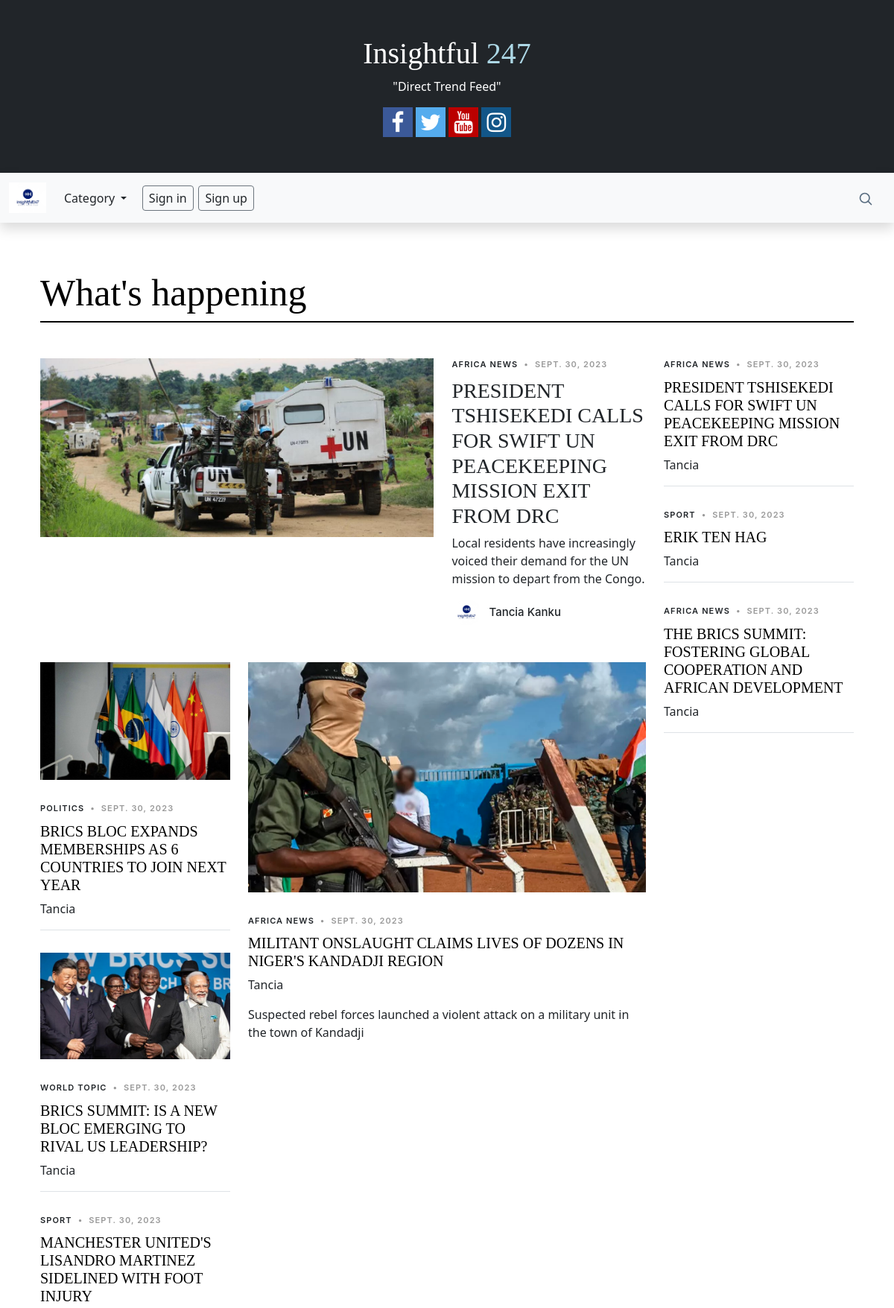
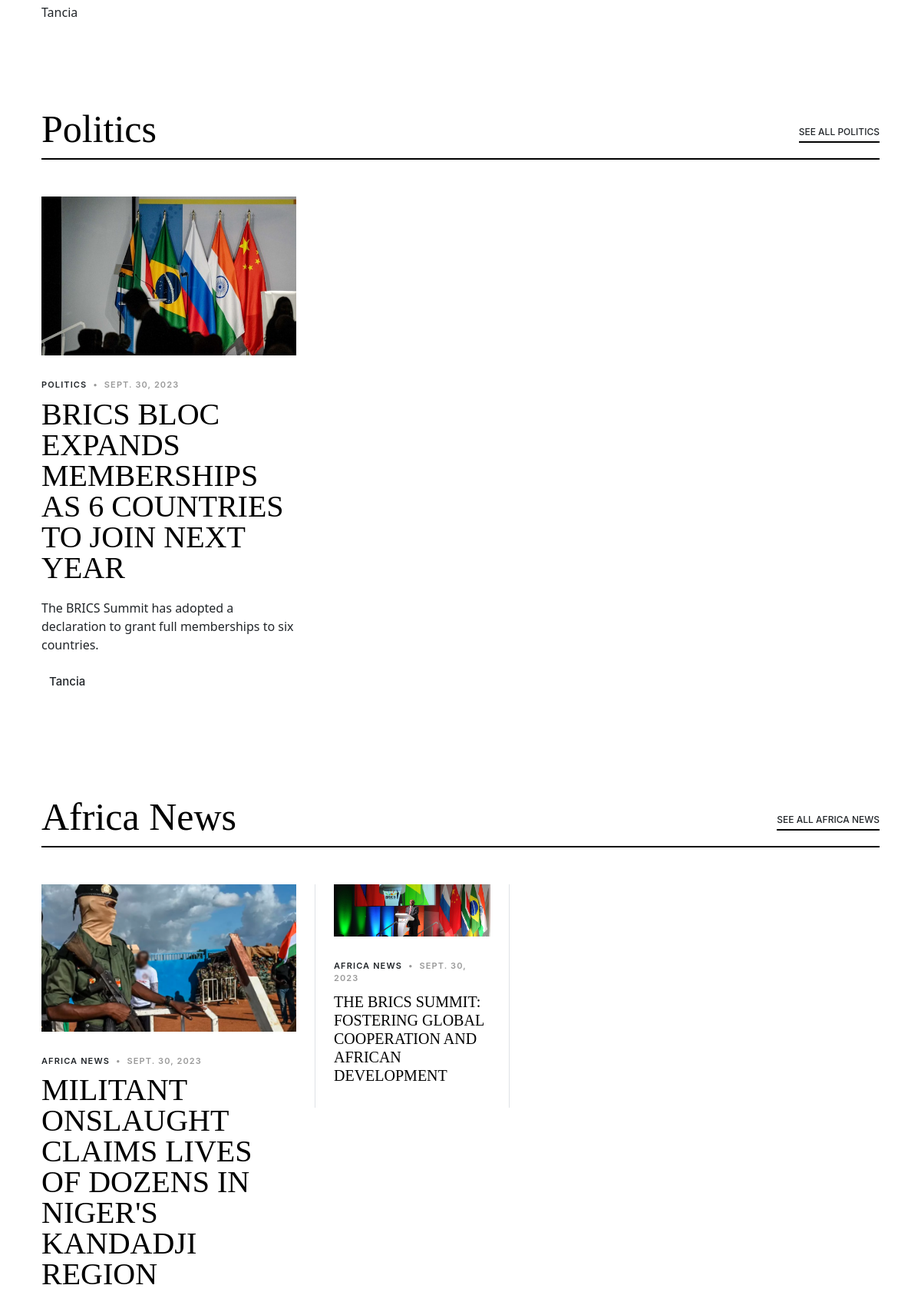
The page / (upper part) on the database its author committed (2 pictures, top to bottom).
### theblog/models.py (models this page shows, shortened)
class Post(models.Model):
	title = models.CharField(max_length=255)
	header_image = models.ImageField(null=True, blank=True, upload_to="images/")
	video_file = models.FileField(null=True, blank=True, upload_to='videos/')
	title_tag = models.CharField(max_length=255)
	author = models.ForeignKey(User, on_delete=models.CASCADE)
	body = RichTextField(blank=True, null=True)
	post_date = models.DateField(auto_now_add=True)
	category = models.CharField(max_length=255, default='')
	snippet = models.CharField(max_length=255)
	likes = models.ManyToManyField(User, related_name='blog_posts', blank=True)
	post_highlighted = models.BooleanField(default=False)
	photo_credit = models.CharField(max_length=255, null=True, blank=True)

class Profile(models.Model):
	user = models.OneToOneField(User, null=True, on_delete=models.CASCADE)
	bio = models.TextField()
	profile_pic = models.ImageField(null=True, blank=True, upload_to="images/profile/")
	website_url = models.CharField(max_length=255, null=True, blank=True)
	facebook_url = models.CharField(max_length=255, null=True, blank=True)
	twitter_url = models.CharField(max_length=255, null=True, blank=True)
	instagram_url = models.CharField(max_length=255, null=True, blank=True)
	pinterest_url = models.CharField(max_length=255, null=True, blank=True)
	youtube_url = models.CharField(max_length=255, null=True, blank=True)

### theblog/views.py (the view)
# urls.py: path('', HomeView.as_view(), name="home"),
class HomeView(ListView):
	model = Post
	template_name = 'home.html'
	ordering = ['-post_date']
	def get_context_data(self, *args, **kwargs):
		cat_menu = Category.objects.all()
		cat_menu2 = Category.objects.all()[:6]
		single_post = Post.objects.filter(post_highlighted=True).all().order_by('-post_date')[:1]
		two_posts = Post.objects.all().order_by('-post_date')[:2]
		one_posts2 = Post.objects.all().order_by('-post_date')[2:3]
		two_posts1 = Post.objects.all().order_by('-post_date')[3:4]
		five_posts = Post.objects.all().order_by('-post_date')[4:9]
		single_posts5 = Post.objects.filter(category= 'Politics').all().order_by('-post_date')[:1]
		single_posts7 = Post.objects.filter(category= 'Politics').all().order_by('-post_date')[1:2]
		single_posts8 = Post.objects.filter(category= 'Politics').all().order_by('-post_date')[2:3]
		single_posts9 = Post.objects.filter(category= 'Politics').all().order_by('-post_date')[3:4]
		single_posts10 = Post.objects.filter(category= 'Politics').all().order_by('-post_date')[4:5]
		single_posts11 = Post.objects.filter(category= 'Africa News').all().order_by('-post_date')[0:1]
		single_posts12 = Post.objects.filter(category= 'Africa News').all().order_by('-post_date')[1:2]
		single_posts13= Post.objects.filter(category= 'Africa News').all().order_by('-post_date')[2:3]
		single_posts14 = Post.objects.filter(category= 'Africa News').all().order_by('-post_date')[3:4]
		single_posts15 = Post.objects.filter(category= 'Africa News').all().order_by('-post_date')[4:5]
		single_posts16 = Post.objects.filter(category= 'World Topic').all().order_by('-post_date')[0:1]
		single_posts17 = Post.objects.filter(category= 'World Topic').all().order_by('-post_date')[1:2]
		single_posts18= Post.objects.filter(category= 'World Topic').all().order_by('-post_date')[2:3]
		single_posts19 = Post.objects.filter(category= 'World Topic').all().order_by('-post_date')[3:4]
		single_posts20 = Post.objects.filter(category= 'World Topic').all().order_by('-post_date')[4:5]
		single_posts6 = Post.objects.filter(category= 'Tv Shows').all().order_by('-post_date')[:3]
		context = super(HomeView, self).get_context_data(*args, **kwargs)
		context["cat_menu"] = cat_menu
		context["cat_menu2"] = cat_menu2
		context["single_post"] = single_post
		context["two_posts"] = two_posts
		context["one_posts2"] = one_posts2
		context["two_posts1"] = two_posts1
		context["five_posts"] = five_posts
		context["single_posts5"] = single_posts5
		context["single_posts7"] = single_posts7
		context["single_posts6"] = single_posts6
		context["single_posts8"] = single_posts8
		context["single_posts9"] = single_posts9
		context["single_posts10"] = single_posts10
		context["single_posts11"] = single_posts11
		context["single_posts12"] = single_posts12
		context["single_posts13"] = single_posts13
		context["single_posts14"] = single_posts14
		context["single_posts15"] = single_posts15
		context["single_posts16"] = single_posts16
		context["single_posts17"] = single_posts17
		context["single_posts18"] = single_posts18
		context["single_posts19"] = single_posts19
		context["single_posts20"] = single_posts20
		return context

### theblog/templates/home.html (shortened to what this page needs)
{% extends 'base.html' %}
{% load static %}
{% block content %}
    <section class="category-section">
      <div class="container" data-aos="fade-up">
        <div class="section-header d-flex justify-content-between align-items-center mb-5">
          <h2>What's happening</h2>
        </div>
        <div class="row">
          <div class="col-md-9">
          	{% for post in single_post %}
            <div class="d-lg-flex post-entry-2">
              <a href="{% url 'article-detail' post.pk %}" class="me-4 thumbnail mb-4 mb-lg-0 d-inline-block">
              	{% if post.header_image %}
                <img src="{{ post.header_image.url }}" alt="" class="img-fluid">
                {% endif %}
              </a>
              <div>
                <div class="post-meta"><span class="date"><a href="{% url 'category' post.category|slugify %}">{{ post.category }}</a></span> <span class="mx-1">&bullet;</span> <span>{{ post.post_date }}</span></div>
                <h3><a href="{% url 'article-detail' post.pk %}">{{ post.title }}</a></h3>
                <p>{{ post.snippet }}</p>
                <div class="d-flex align-items-center author">
                  <div class="photo">
                  	{% if post.author.profile.profile_pic %}
                  	<img src="{{ post.author.profile.profile_pic.url }}" alt="" class="img-fluid">
                  	{% else %}
			    					<img src="{% static 'theblog/images/mypro.jpg' %}" class="img-fluid" alt="default profile image">
                  	{% endif %}
                  </div>
                  <div class="name">
                    <h3 class="m-0 p-0">
                    	<a href="{% url 'show_profile_page' post.author.profile.id %}">
                    		{{ post.author.first_name }}
												{{ post.author.last_name }}
											</a>
                    </h3>
                  </div>
                </div>
              </div>
            </div>
            {% endfor %}
            <div class="row">
	            <div class="col-lg-4">
	            	{% if two_posts %}
		            	{% for post in two_posts %}
		              <div class="post-entry-1 border-bottom">
		              	{% if post.header_image %}
		                <a href="{% url 'article-detail' post.pk %}"><img src="{{ post.header_image.url }}" alt="" class="img-fluid"></a>
		                {% endif %}
		                <div class="post-meta"><span class="date"><a href="{% url 'category' post.category %}">{{ post.category }}</a></span> <span class="mx-1">&bullet;</span> <span>{{ post.post_date }}</span></div>
		                <h2 class="mb-2"><a href="{% url 'article-detail' post.pk %}">{{ post.title }}</a></h2>
		                <span class="author mb-3 d-block">{{ post.author.first_name }}</span>
		              </div>
		              {% endfor %}
		            {% endif %}
		            {% if one_posts2 %}
									{% for post in one_posts2 %}
		              <div class="post-entry-1">
		                <div class="post-meta"><span class="date"><a href="{% url 'category' post.category %}">{{ post.category }}</a></span> <span class="mx-1">&bullet;</span> <span>{{ post.post_date }}</span></div>
		                <h2 class="mb-2"><a href="{% url 'article-detail' post.pk %}">{{ post.title }}</a></h2>
		                <span class="author mb-3 d-block">{{ post.author.first_name }}</span>
		              </div>
		            	{% endfor %}
		            {% endif %}
	            </div>
              <div class="col-lg-8">
              	{% if two_posts1 %}
									{% for post in two_posts1 %}
	                <div class="post-entry-1">
	                  <a href="{% url 'article-detail' post.pk %}">
	                  	{% if post.header_image %}
			                <img src="{{ post.header_image.url }}" alt="" class="img-fluid">
			                {% endif %}
	                  </a>
	                  <div class="post-meta"><span class="date"><a href="{% url 'category' post.category %}">{{ post.category }}</a></span> <span class="mx-1">&bullet;</span> <span>{{ post.post_date }}</span></div>
	                  <h2 class="mb-2"><a href="{% url 'article-detail' post.pk %}">{{ post.title }}</a></h2>
	                  <span class="author mb-3 d-block">{{ post.author.first_name }}</span>
	                  <p class="mb-4 d-block">{{ post.snippet }}</p>
	                </div>
                	{% endfor %}
           		 {% endif %}
              </div>
            </div>
          </div>
          <div class="col-md-3">
          	{% if five_posts %}
							{% for post in five_posts %}
	            <div class="post-entry-1 border-bottom">
	              <div class="post-meta"><span class="date"><a href="{% url 'category' post.category %}">{{ post.category }}</a></span> <span class="mx-1">&bullet;</span> <span>{{ post.post_date }}</span></div>
	              <h2 class="mb-2"><a href="{% url 'article-detail' post.pk %}">{{ post.title }}</a></h2>
	              <span class="author mb-3 d-block">{{ post.author.first_name }}</span>
	            </div>
            	{% endfor %}
            {% endif %}
          </div>
        </div>
      </div>
    </section>
    <section class="category-section">
      <div class="container" data-aos="fade-up">
        <div class="section-header d-flex justify-content-between align-items-center mb-5">
        	{% if single_posts5 %}
          		{% for post in single_posts5 %}
          <h2>{{ post.category }}</h2>
          		{% endfor %}
          {% endif %}
          <div>
          	{% if single_posts5 %}
          		{% for post in single_posts5 %}
          			<a href="{% url 'category' post.category %}" class="more">See All {{ post.category }}</a>
          		{% endfor %}
          	{% endif %}
          </div>
        </div>
        <div class="row g-5">
          <div class="col-lg-4">
          	{% if single_posts5 %}
							{% for post in single_posts5 %}
	            <div class="post-entry-1 lg">
	              <a href="{% url 'article-detail' post.pk %}">
	              	{% if post.header_image %}
			              <img src="{{ post.header_image.url }}" alt="" class="img-fluid">
			            {% endif %}
	              </a>
	              <div class="post-meta"><span class="date"><a href="{% url 'category' post.category %}">{{ post.category }}</a></span> <span class="mx-1">&bullet;</span> <span>{{ post.post_date }}</span></div>
	              <h2><a href="{% url 'article-detail' post.pk %}">{{ post.title }}</a></h2>
	              <p class="mb-4 d-block">{{ post.snippet }}</p>
	              <div class="d-flex align-items-center author">
	                <div class="name">
	                  <h3 class="m-0 p-0">{{ post.author.first_name }}</h3>
	                </div>
	              </div>
	            </div>
            	{% endfor %}
            {% endif %}
          </div>
          <div class="col-lg-8">
            <div class="row g-5">
            </div>
          </div>
        </div>
      </div>
    </section>
    <br/>
    <section class="category-section">
      <div class="container" data-aos="fade-up">
        <div class="section-header d-flex justify-content-between align-items-center mb-5">
        	{% if single_posts11 %}
          		{% for post in single_posts11 %}
          <h2>{{ post.category }}</h2>
          		{% endfor %}
          {% endif %}
          <div>
          	{% if single_posts11 %}
          		{% for post in single_posts11 %}
          			<a href="{% url 'category' post.category %}" class="more">See All {{ post.category }}</a>
          		{% endfor %}
          	{% endif %}
          </div>
        </div>
        <div class="row g-5">
          <div class="col-lg-4">
          	{% if single_posts11 %}
							{% for post in single_posts11 %}
	            <div class="post-entry-1 lg">
	              <a href="{% url 'article-detail' post.pk %}">
	              	{% if post.header_image %}
			              <img src="{{ post.header_image.url }}" alt="" class="img-fluid">
			            {% endif %}
	              </a>
	              <div class="post-meta"><span class="date"><a href="{% url 'category' post.category %}">{{ post.category }}</a></span> <span class="mx-1">&bullet;</span> <span>{{ post.post_date }}</span></div>
	              <h2><a href="{% url 'article-detail' post.pk %}">{{ post.title }}</a></h2>
	            </div>
            	{% endfor %}
            {% endif %}
          </div>
          <div class="col-lg-8">
            <div class="row g-5">
              <div class="col-lg-4 border-start custom-border">
              	{% if single_posts13 %}
									{% for post in single_posts13 %}
	                <div class="post-entry-1">
	                  <a href="{% url 'article-detail' post.pk %}">
	                  	{% if post.header_image %}
			              		<img src="{{ post.header_image.url }}" alt="" class="img-fluid">
			            		{% endif %}
	                  </a>
	                  <div class="post-meta"><span class="date"><a href="{% url 'category' post.category %}">{{ post.category }}</a></span> <span class="mx-1">&bullet;</span> <span>{{ post.post_date }}</span></div>
	                  <h2><a href="{% url 'article-detail' post.pk %}">{{ post.title }}</a></h2>
	                </div>
                	{% endfor %}
            		{% endif %}
              </div>
              <div class="col-lg-4 border-start custom-border">
              </div>
              <div class="col-lg-4">
              </div>
            </div>
          </div>
        </div>
      </div>
    </section>
    <br/>
<br/><br/>
{% endblock %}

### rows shown on the page
Post: header_image (picture), category "AFRICA NEWS", post_date "SEPT. 30, 2023", title "PRESIDENT TSHISEKEDI CALLS FOR SWIFT UN PEACEKEEPING MISSION EXIT FROM DRC", snippet "Local residents have increasingly voiced their demand for the UN mission to depart from the Congo.", author.profile.profile_pic (picture), author.first_name "Tancia", author.last_name "Kanku"
Post: header_image (picture), category "POLITICS", post_date "SEPT. 30, 2023", title "BRICS BLOC EXPANDS MEMBERSHIPS AS 6 COUNTRIES TO JOIN NEXT YEAR", author.first_name "Tancia", category "Politics", snippet "The BRICS Summit has adopted a declaration to grant full memberships to six countries."
Post: header_image (picture), category "WORLD TOPIC", post_date "SEPT. 30, 2023", title "BRICS SUMMIT: IS A NEW BLOC EMERGING TO RIVAL US LEADERSHIP?", author.first_name "Tancia"
Post: category "SPORT", post_date "SEPT. 30, 2023", title "MANCHESTER UNITED'S LISANDRO MARTINEZ SIDELINED WITH FOOT INJURY", author.first_name "Tancia"
Post: header_image (picture), category "AFRICA NEWS", post_date "SEPT. 30, 2023", title "MILITANT ONSLAUGHT CLAIMS LIVES OF DOZENS IN NIGER'S KANDADJI REGION", author.first_name "Tancia", snippet "Suspected rebel forces launched a violent attack on a military unit in the town of Kandadji", category "Africa News"
Post: category "SPORT", post_date "SEPT. 30, 2023", title "ERIK TEN HAG", author.first_name "Tancia"
Post: category "AFRICA NEWS", post_date "SEPT. 30, 2023", title "THE BRICS SUMMIT: FOSTERING GLOBAL COOPERATION AND AFRICAN DEVELOPMENT", author.first_name "Tancia", header_image (picture)
